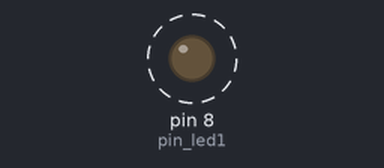
This sketch was run on a simulated Arduino Uno, built with avr-gcc and run on an emulated ATmega328P. Parts: output pins drawn as LEDs (lit = HIGH). Dashed ring = blinking.

Above: at 0.5 s.
Timing chart, 0 to 4.6 s (numbered marks = the images above):
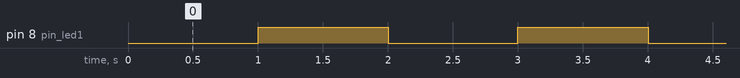

The sketch:

millis1.ino
```cpp
#define pin_led1 8
#define intervalo 1000
unsigned long tempo_anterior = 0;
bool estado = 0;

void setup() {

  pinMode(pin_led1, OUTPUT);

}

void loop() {
  unsigned long tempo_atual = millis();
  if ((tempo_atual - tempo_anterior) >= intervalo) {
    estado = !estado;
    digitalWrite(pin_led1, estado);
    tempo_anterior = tempo_atual;
  }

}
```

Measured:
- by itself, pin 8 (pin_led1): alternates HIGH for 1.0 s and LOW for 1.0 s
